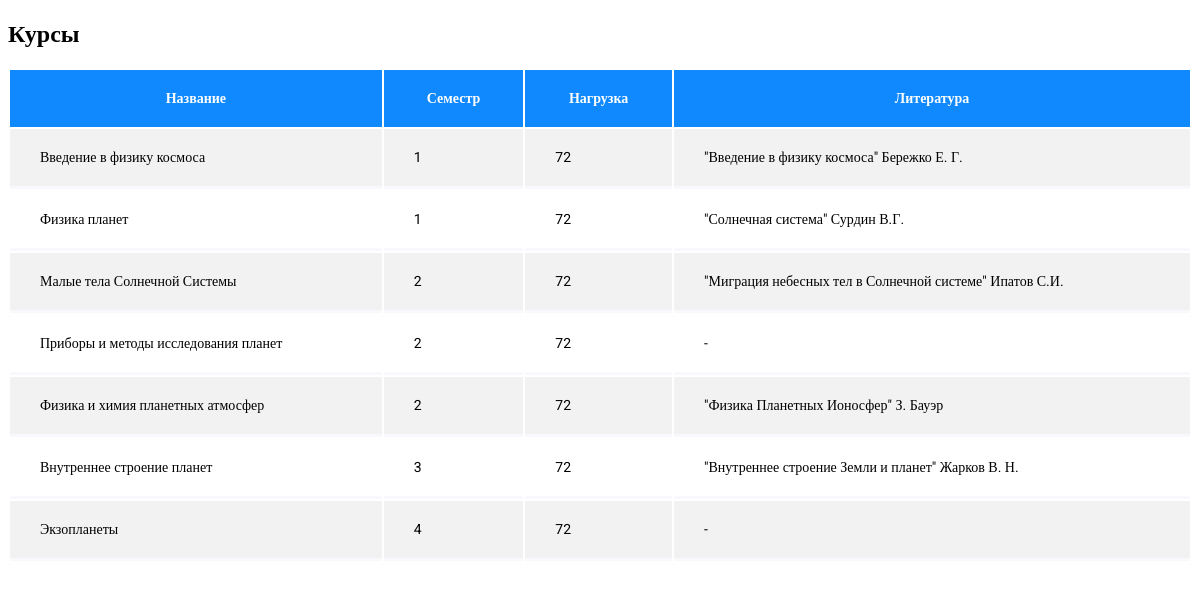
/edu/courses/, run on the app's committed database.
### edu/models.py (models this page shows, shortened)
class Course(models.Model):
    name = models.CharField(max_length=100)
    semester = models.IntegerField()
    hours = models.CharField(max_length=100)
    books = models.TextField(max_length=1000)

### edu/views.py (the view)
# urls.py: path('courses/', views.courses, name='courses'),
def courses(request):
    courses = Course.objects.order_by('semester', 'name').all()
    template = loader.get_template('edu/courses.html')
    context = {
        'courses': courses
    }
    return HttpResponse(template.render(context, request))

### edu/templates/edu/courses.html (shortened to what this page needs)
<!DOCTYPE html>
<html>
<head>
</head>
<body>
<h2 style="font-family: 'Roboto'">Курсы</h2>
<table style="width:100%">
  <tr>
    <th>Название</th>
    <th>Семестр</th>
    <th>Нагрузка</th>
    <th>Литература</th>
  </tr>
  {% for c in courses %}
    <tr>
      <td>{{c.name}}</td>
      <td>{{c.semester}}</td>
      <td>{{c.hours}}</td>
      <td>{{c.books}}</td>
    </tr>
  {% endfor %}
</table>
</body>

### edu/templates/edu/courses.html (style rules this page uses)
table { min-width: 1000px !important; width: 100%; background: #fff; font-family: 'Roboto'; }
th { background: #1089ff; border: none; padding: 20px 30px; font-size: 14px; color: #fff; }
tr { margin-bottom: 10px; }
tr:nth-child(even) { background-color: #f2f2f2; }
td { border: none; padding: 20px 30px; border-bottom: 3px solid #f8f9fd; font-size: 14px; }

### data on the page
Course: name "Введение в физику космоса", semester "1", hours "72", books "\"Введение в физику космоса\" Бережко Е. Г."
Course: name "Физика планет", semester "1", hours "72", books "\"Солнечная система\" Сурдин В.Г."
Course: name "Малые тела Солнечной Системы", semester "2", hours "72", books "\"Миграция небесных тел в Солнечной системе\" Ипатов С.И."
Course: name "Приборы и методы исследования планет", semester "2", hours "72", books "-"
Course: name "Физика и химия планетных атмосфер", semester "2", hours "72", books "\"Физика Планетных Ионосфер\" З. Бауэр"
Course: name "Внутреннее строение планет", semester "3", hours "72", books "\"Внутреннее строение Земли и планет\" Жарков В. Н."
Course: name "Экзопланеты", semester "4", hours "72", books "-"
